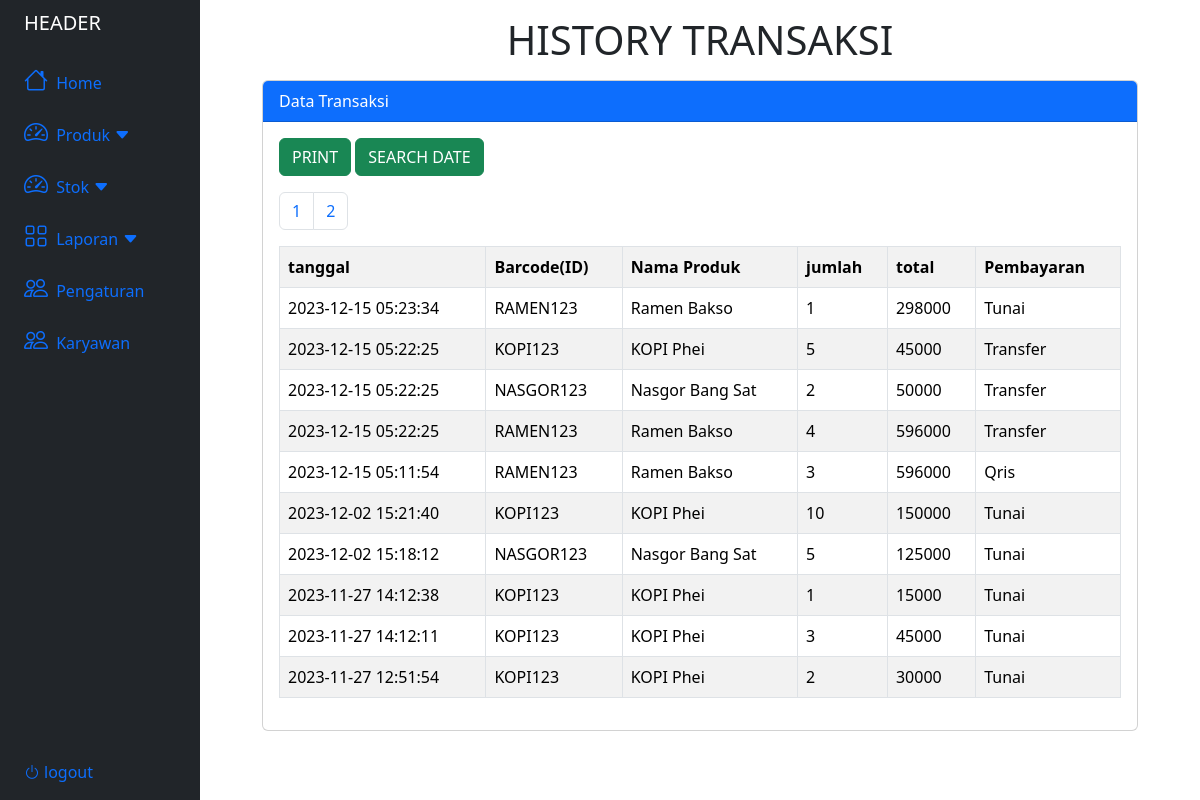
The app's page /laporan/history.php with its own data.
### tables this page shows
CREATE TABLE `transaksi` (
  `id_transaksi` int(11) NOT NULL,
  `tanggal` timestamp NOT NULL DEFAULT current_timestamp(),
  `id_produk` varchar(50) NOT NULL,
  `jumlah` int(50) NOT NULL,
  `total` int(50) NOT NULL,
  `pembayaran` varchar(50) NOT NULL
);

CREATE TABLE `produk` (
  `id_produk` varchar(50) NOT NULL,
  `nama_produk` varchar(50) NOT NULL,
  `satuan` int(50) NOT NULL,
  `kategori` int(50) NOT NULL,
  `harga` int(50) NOT NULL,
  `stok` int(50) NOT NULL DEFAULT 0
);

### laporan/history.php (the view, shortened to what this page needs)
<?php
include("../database.php");
?>
<!DOCTYPE html>
<html lang="en">
<head>
    <link rel="stylesheet" href="https://cdnjs.cloudflare.com/ajax/libs/font-awesome/6.0.0/css/all.min.css">
    <link rel="stylesheet" href="https://cdn.jsdelivr.net/npm/bootstrap-icons@1.11.1/font/bootstrap-icons.css">
    <link href="https://cdn.jsdelivr.net/npm/bootstrap@5.3.2/dist/css/bootstrap.min.css" rel="stylesheet">
    <link rel="stylesheet" href="produkStyle.css">
</head>
<body>
    <div class="container-fluid">
        <div class="row flex-nowrap">
            <?php
            include("../header.php");
            ?>
            <div class="container col-9">
                <h1 class="text-center mt-3">HISTORY TRANSAKSI</h1>
                <div class="card mt-3">
                    <div class="card-header bg-primary text-white">
                        Data Transaksi
                    </div>
                    <div class="card-body">
                        <button type="button" class="btn btn-success mb-3" data-bs-toggle="modal" data-bs-target="#addModal">
                            PRINT
                        </button>
                        <button type="button" class="btn btn-success mb-3" data-bs-toggle="modal" data-bs-target="#dateModal">
                            SEARCH DATE
                        </button>
                        <table class="table table-bordered table-striped table-hover">
                            <tr>
                                <th>tanggal</th>
                                <th>Barcode(ID)</th>
                                <th>Nama Produk</th>
                                <th>jumlah</th>
                                <th>total</th>
                                <th>Pembayaran</th>
                            </tr>
                            <?php
                            $limit = 10;
                            $page = isset($_GET['page']) ? $_GET['page'] : 1;
                            $start = ($page - 1) * $limit;
                            $result = mysqli_query($conn, "SELECT * FROM transaksi ORDER BY id_transaksi DESC LIMIT $start, $limit");
                            while ($data = mysqli_fetch_array($result)) :
                                $produk = mysqli_query($conn, "SELECT * FROM produk WHERE id_produk = '$data[id_produk]'");
                                $data_produk = mysqli_fetch_assoc($produk);
                            ?>
                                <tr>
                                    <td><?= $data['tanggal'] ?></td>
                                    <td><?= $data_produk['id_produk'] ?></td>
                                    <td><?= $data_produk['nama_produk'] ?></td>
                                    <td><?= $data['jumlah'] ?></td>
                                    <td><?= $data['total'] ?></td>
                                    <td><?= $data['pembayaran'] ?></td>
                                </tr>
                            <?php endwhile; ?>
                            <?php
                            $result_count = mysqli_query($conn, "SELECT COUNT(id_transaksi) AS total FROM transaksi");
                            $row = mysqli_fetch_assoc($result_count);
                            $total_records = $row['total'];
                            $total_pages = ceil($total_records / $limit);
                            echo "<ul class='pagination'>";
                            for ($i = 1; $i <= $total_pages; $i++) {
                                echo "<li class='page-item'><a class='page-link' href='history.php?page=$i'>$i</a></li>";
                            }
                            echo "</ul>";
                            ?>
                        </table>
                    </div>
                </div>
            </div>
        </div>
    </div>
</body>
</html>

### records on screen
transaksi: tanggal "2023-12-15 05:23:34", id_produk.id_produk "RAMEN123", id_produk.nama_produk "Ramen Bakso", jumlah "1", total "298000", pembayaran "Tunai"
transaksi: tanggal "2023-12-15 05:22:25", id_produk.id_produk "KOPI123", id_produk.nama_produk "KOPI Phei", jumlah "5", total "45000", pembayaran "Transfer"
transaksi: tanggal "2023-12-15 05:22:25", id_produk.id_produk "NASGOR123", id_produk.nama_produk "Nasgor Bang Sat", jumlah "2", total "50000", pembayaran "Transfer"
transaksi: tanggal "2023-12-15 05:22:25", id_produk.id_produk "RAMEN123", id_produk.nama_produk "Ramen Bakso", jumlah "4", total "596000", pembayaran "Transfer"
transaksi: tanggal "2023-12-15 05:11:54", id_produk.id_produk "RAMEN123", id_produk.nama_produk "Ramen Bakso", jumlah "3", total "596000", pembayaran "Qris"
transaksi: tanggal "2023-12-02 15:21:40", id_produk.id_produk "KOPI123", id_produk.nama_produk "KOPI Phei", jumlah "10", total "150000", pembayaran "Tunai"
transaksi: tanggal "2023-12-02 15:18:12", id_produk.id_produk "NASGOR123", id_produk.nama_produk "Nasgor Bang Sat", jumlah "5", total "125000", pembayaran "Tunai"
transaksi: tanggal "2023-11-27 14:12:38", id_produk.id_produk "KOPI123", id_produk.nama_produk "KOPI Phei", jumlah "1", total "15000", pembayaran "Tunai"
transaksi: tanggal "2023-11-27 14:12:11", id_produk.id_produk "KOPI123", id_produk.nama_produk "KOPI Phei", jumlah "3", total "45000", pembayaran "Tunai"
transaksi: tanggal "2023-11-27 12:51:54", id_produk.id_produk "KOPI123", id_produk.nama_produk "KOPI Phei", jumlah "2", total "30000", pembayaran "Tunai"
